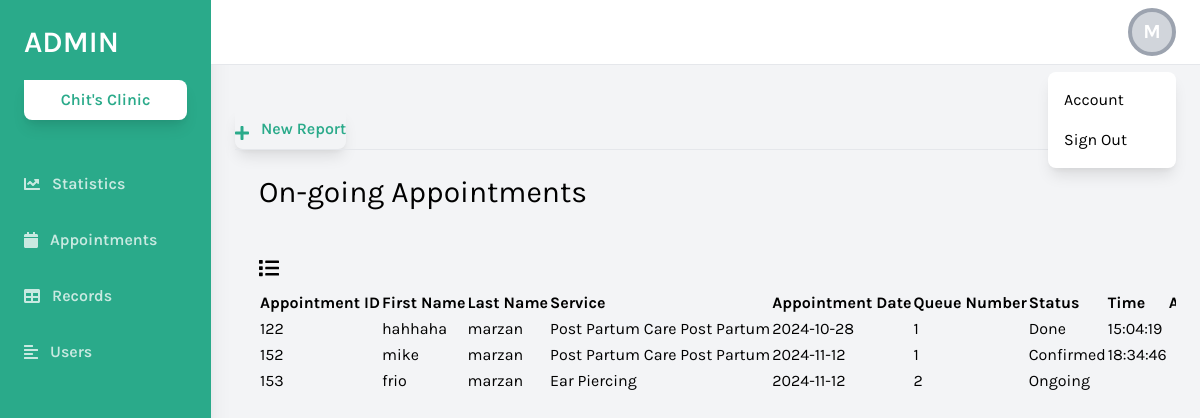
Screenshot of /admin/blank.php (signed in) with the database file from the repository.
### tables this page shows
CREATE TABLE `appointments` (
  `id` int(11) NOT NULL,
  `client_id` int(11) DEFAULT NULL,
  `FirstName` varchar(24) NOT NULL,
  `MiddleName` varchar(24) NOT NULL,
  `LastName` varchar(24) NOT NULL,
  `Age` int(3) NOT NULL,
  `civil_status` varchar(30) NOT NULL,
  `birth_date` date DEFAULT NULL,
  `birth_place` varchar(30) NOT NULL,
  `Service` varchar(60) NOT NULL,
  `appointment_date` date DEFAULT NULL,
  `queue_number` int(11) DEFAULT NULL,
  `status` varchar(20) DEFAULT 'pending',
  `updated_at` time DEFAULT NULL
);

### admin/blank.php (the view, shortened to what this page needs)
<!DOCTYPE html>
<html lang="en">
<head>
    <link href="https://cdnjs.cloudflare.com/ajax/libs/tailwindcss/2.2.19/tailwind.min.css" rel="stylesheet">
</head>
<body class="bg-gray-100 font-family-karla flex">
<aside class="relative bg-sidebar h-screen w-64 hidden sm:block shadow-xl">
            <div class="p-6">
                <a href="index.php" class="text-white text-3xl font-semibold uppercase hover:text-gray-300">Admin</a>
                <button class="w-full bg-white cta-btn font-semibold py-2 mt-5 rounded-br-lg rounded-bl-lg rounded-tr-lg shadow-lg hover:shadow-xl hover:bg-gray-300 flex items-center justify-center">
                    <i ></i> Chit's Clinic
                </button>
            </div>
            <nav class="text-white text-base font-semibold pt-3">
                <a href="index.php" class="flex items-center text-white opacity-75 hover:opacity-100 py-4 pl-6 nav-item">
                    <i class="fas fa-chart-line mr-3"></i> Statistics
                </a>
                <a href="blank.php" class="flex items-center text-white opacity-75 hover:opacity-100 py-4 pl-6 nav-item">
                    <i class="fas fa-calendar mr-3"></i>Appointments
                </a>
                <a href="tables.php" class="flex items-center text-white opacity-75 hover:opacity-100 py-4 pl-6 nav-item">
                    <i class="fas fa-table mr-3"></i> Records
                </a>
                <a href="forms.php" class="flex items-center text-white opacity-75 hover:opacity-100 py-4 pl-6 nav-item">
                    <i class="fas fa-align-left mr-3"></i> Users
                </a>
            </nav>
        </aside>
    <div class="relative w-full flex flex-col h-screen overflow-y-hidden">
        <header class="w-full items-center bg-white py-2 px-6 hidden sm:flex">
            <div x-data="{ isOpen: false }" class="relative w-1/2 flex justify-end">
            <button @click="isOpen = !isOpen" class="relative z-10 w-12 h-12 rounded-full overflow-hidden border-4 border-gray-400 hover:border-gray-300 focus:border-gray-300 focus:outline-none bg-gray-300 flex items-center justify-center text-white font-bold text-xl">
    <?php
    $initials = "?";
    if (isset($_SESSION['name'])) {
        $full_name = htmlspecialchars($_SESSION['name']);
        $first_name = strtok($full_name, ' ');
        if ($first_name) {
            $initials = strtoupper(substr($first_name, 0, 1));
        }
    }
    echo $initials;
    ?>
</button>
                <button x-show="isOpen" @click="isOpen = false" class="h-full w-full fixed inset-0 cursor-default"></button>
                <div x-show="isOpen" class="absolute w-32 bg-white rounded-lg shadow-lg py-2 mt-16">
                    <a href="userSetting.php" class="block px-4 py-2 account-link hover:text-white">Account</a>
                    <a href="logout.php" class="block px-4 py-2 account-link hover:text-white">Sign Out</a>
                </div>
            </div>
        </header>
        <div class="w-full h-screen overflow-x-hidden border-t flex flex-col">
            <main class="w-full flex-grow p-6">
            <div class="text-right">
            <div class="text-right">
  <button class="w-lg bg-gray cta-btn font-semibold py-2 mt-5 rounded-br-lg rounded-bl-lg rounded-tr-lg shadow-lg hover:shadow-xl hover:bg-gray-300 flex items-end justify-end" onclick="document.getElementById('modal-overlay').classList.toggle('hidden')">
  <i class="fas fa-plus mr-3"></i> New Report
</button>
</div>
</div>
                <?php
require_once 'db.php';
$sql = "SELECT * FROM appointments";
$result = $conn->query($sql);
?>
<link rel="stylesheet" href="https://cdn.datatables.net/1.12.1/css/jquery.dataTables.min.css">
<link rel="stylesheet" href="https://cdn.datatables.net/responsive/2.3.0/css/responsive.dataTables.min.css">
<div class="w-full h-screen overflow-x-hidden border-t flex flex-col">
            <main class="w-full flex-grow p-6">
                <h1 class="text-3xl text-black pb-6">On-going Appointments</h1>
                <div class="w-full mt-6">
                    <p class="text-xl pb-3 flex items-center">
                        <i class="fas fa-list mr-3"></i>
                    </p>
<table id="appointments-table" class="display nowrap w-full text-left table-auto min-w-max">
  <thead>
    <tr>
      <th>Appointment ID</th>
      <th>First Name</th>
      <th>Last Name</th>
      <th>Service</th>
      <th>Appointment Date</th>
      <th>Queue Number</th>
      <th>Status</th>
      <th>Time</th>
      <th>Actions</th>
    </tr>
  </thead>
  <tbody>
    <?php foreach ($_SESSION['appointments'] as $appointment) { ?>
      <tr data-id="<?= $appointment['Id'] ?>">
        <td><?= $appointment['Id'] ?></td>
        <td><?= $appointment['FirstName'] ?></td>
        <td><?= $appointment['LastName'] ?></td>
        <td><?= $appointment['Service'] ?></td>
        <td><?= $appointment['appointment_date'] ?></td>
        <td><?= $appointment['queue_number'] ?></td>
        <td><?= $appointment['status'] ?></td>
        <td><?= $appointment['Time'] ?></td>
        <td>
        </td>
      </tr>
    <?php } ?>
  </tbody>
</table>
</main>
</div>
            </main>
</body>
</html>

### admin/blank.php (style rules this page uses)
.font-family-karla { font-family: karla; }
.bg-sidebar { background: #2AAA8A; }
.cta-btn { color: #2AAA8A; }

### rows the page displays
appointments: id "122", FirstName "hahhaha", LastName "marzan", Service "Post Partum Care Post Partum", appointment_date "2024-10-28", queue_number "1", status "Done", updated_at "15:04:19"
appointments: id "152", FirstName "mike", LastName "marzan", Service "Post Partum Care Post Partum", appointment_date "2024-11-12", queue_number "1", status "Confirmed", updated_at "18:34:46"
appointments: id "153", FirstName "frio", LastName "marzan", Service "Ear Piercing", appointment_date "2024-11-12", queue_number "2", status "Ongoing"

### other values shown
$initials "M"
